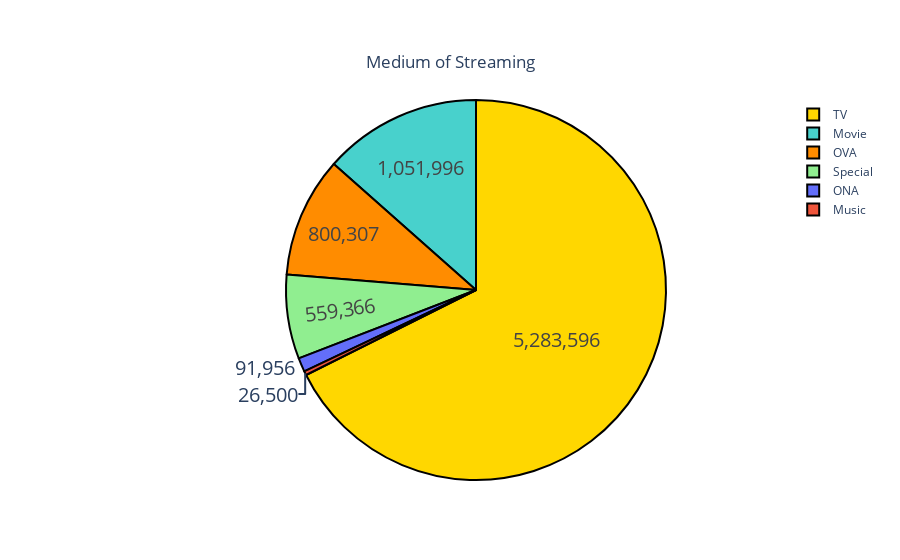

Source (notebook cell):
### Code cell
import plotly.graph_objects as go
labels = anime_fulldata['type'].value_counts().index
values = anime_fulldata['type'].value_counts().values
colors = ['gold', 'mediumturquoise', 'darkorange', 'lightgreen']
fig = go.Figure(data=[go.Pie(labels=labels,
                             values=values)])
fig.update_traces(hoverinfo='label+percent', textinfo='value', textfont_size=20,
                  marker=dict(colors=colors, line=dict(color='#000000', width=2)))

fig.update_layout(
    title={
        'text': "Medium of Streaming",
        'y':0.9,
        'x':0.5,
        'xanchor': 'center',
        'yanchor': 'top'})

fig.show()

### Figure 1 — Plotly figure (JSON) as saved in the notebook; plotly's stock layout.template omitted (floating-point values rounded to 4 significant figures)
{"data": [{"hoverinfo": "label+percent", "labels": ["TV", "Movie", "OVA", "Special", "ONA", "Music"], "marker": {"colors": ["gold", "mediumturquoise", "darkorange", "lightgreen"], "line": {"color": "#000000", "width": 2}}, "textfont": {"size": 20}, "textinfo": "value", "type": "pie", "values": [5283596, 1051996, 800307, 559366, 91956, 26500]}], "layout": {"title": {"text": "Medium of Streaming", "x": 0.5, "xanchor": "center", "y": 0.9, "yanchor": "top"}}}
